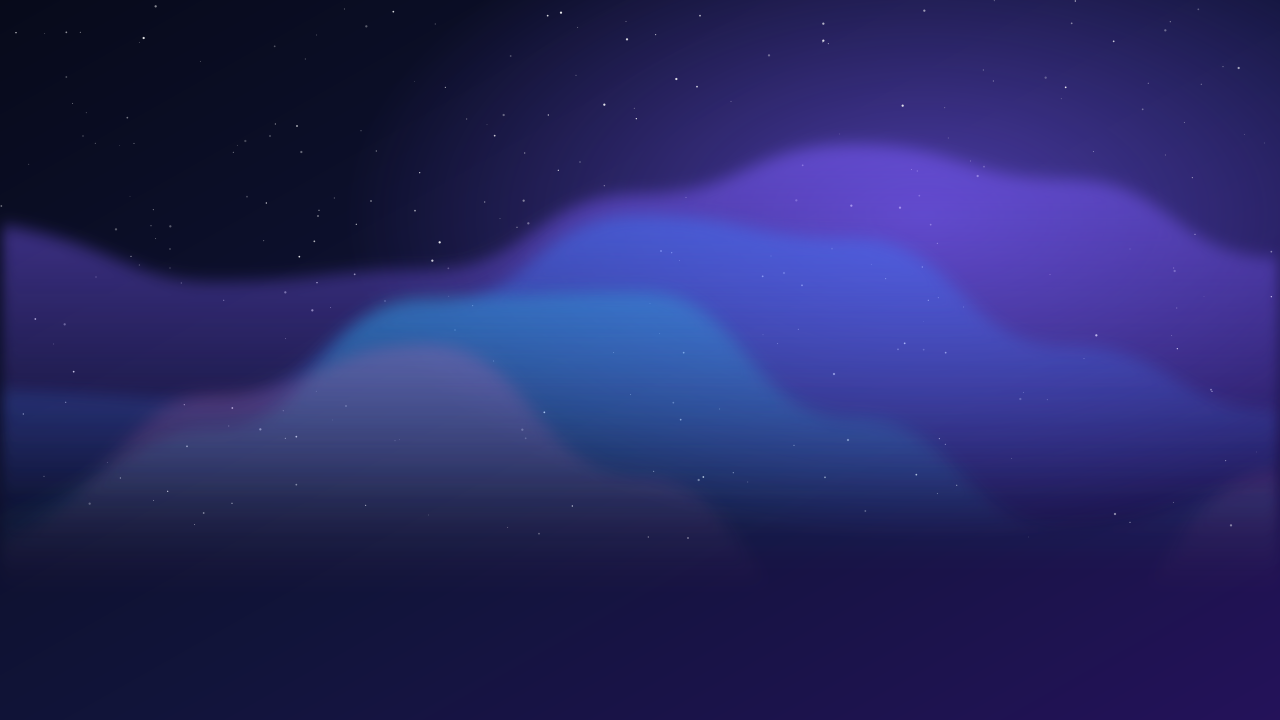
#> input picture packages/novaos-desktop/root/usr/share/wallpapers/NovaAurora/contents/images_dark/3840x2160.png, 3840 x 2160 px (shown at 1/3 size)
$ python generate_glass.py
#> lines starting #> are read from the running program, lines starting #| are printed output that depends on the picture
#!/usr/bin/env python3
"""Glass design artwork of NovaOS (PC): login background and the glow of the boot screen.

Derived from the NovaAurora wallpaper; run from the repository root:
    python3 artwork/generate_glass.py
"""
import math
import os

from PIL import Image, ImageDraw, ImageFilter

ROOT = os.path.dirname(os.path.dirname(os.path.abspath(__file__)))
DESK = os.path.join(ROOT, "packages", "novaos-desktop", "root", "usr", "share")
WALL = os.path.join(DESK, "wallpapers", "NovaAurora", "contents", "images_dark", "3840x2160.png")


def login_background() -> None:
    """The wallpaper, softly blurred and a little darker towards the edges: a calm
    background for the glass login card (SDDM) - 2560x1440 JPEG."""
    im = Image.open(WALL).convert("RGB").resize((2560, 1440), Image.LANCZOS)
    im = im.filter(ImageFilter.GaussianBlur(26))
    w, h = im.size
#> w = 2560; h = 1440
    shade = Image.new("L", (w, h), 0)
#> shade: PIL image 2560x1440 L; every value is 0
    d = ImageDraw.Draw(shade)
    # vignette: darker at the edges, untouched in the middle
    for i in range(60):
        a = int(150 * (i / 60) ** 2)
        inset_x, inset_y = int(w * 0.5 * (1 - i / 60)), int(h * 0.5 * (1 - i / 60))
        d.rectangle((0, 0, w, h), outline=None)
        d.ellipse((w / 2 - inset_x * 1.6, h / 2 - inset_y * 1.6, w / 2 + inset_x * 1.6, h / 2 + inset_y * 1.6),
                  outline=a, width=max(1, int(w / 90)))
    shade = shade.filter(ImageFilter.GaussianBlur(60))
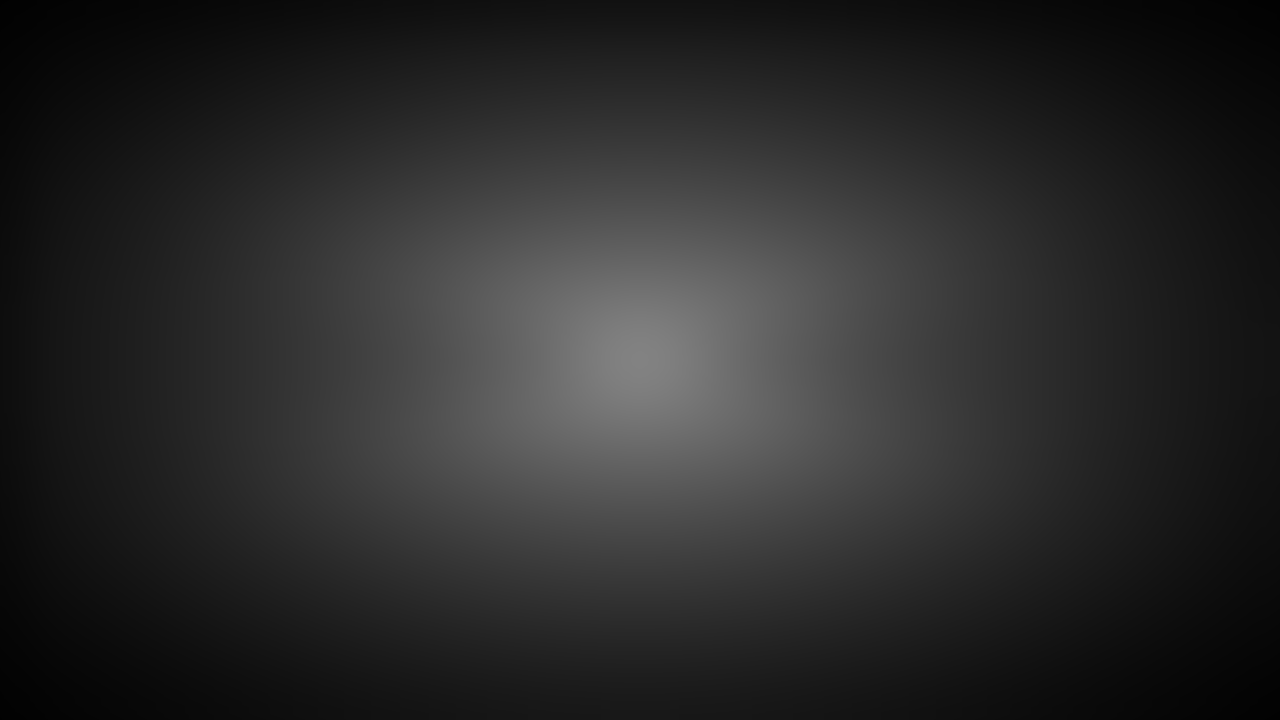
#> shade: PIL image 2560x1440 L (shown at 1/2 size); min 1, max 130, mean 42
    dark = Image.new("RGB", (w, h), (6, 8, 22))
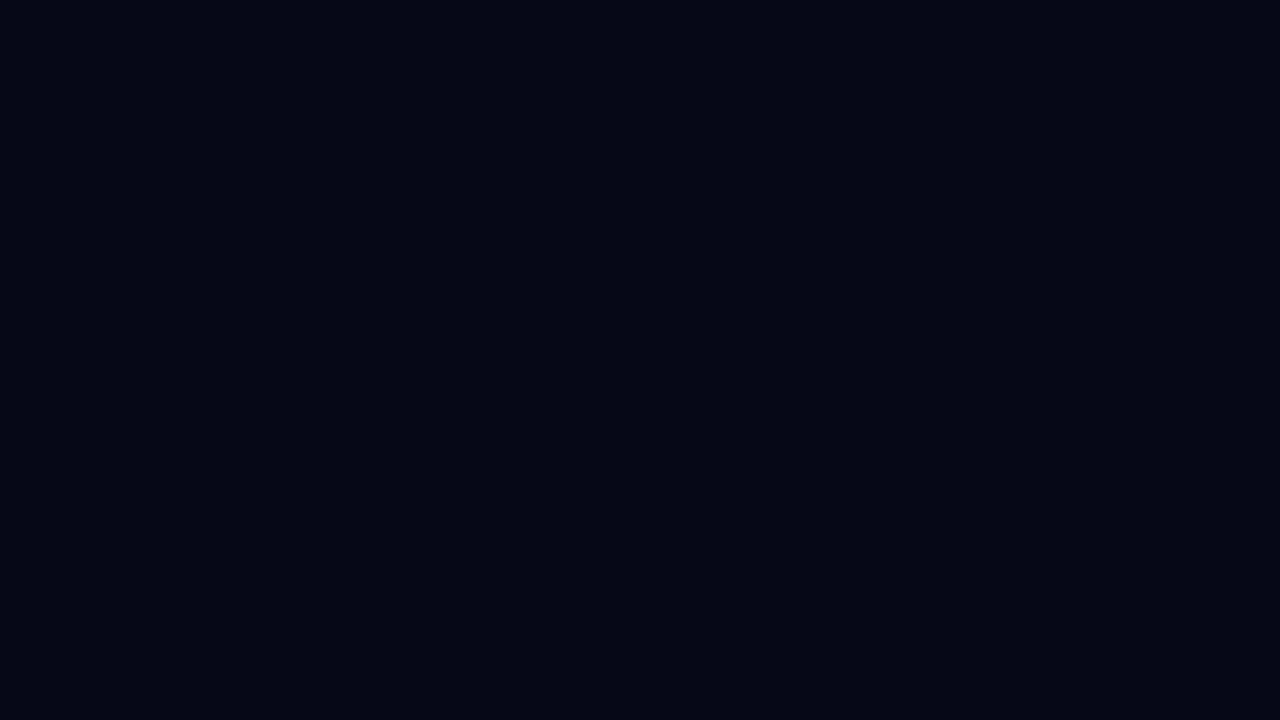
#> dark: PIL image 2560x1440 RGB (shown at 1/2 size); mean R, G, B 6, 8, 22
    im = Image.composite(dark, im, shade.point(lambda v: min(170, v)))
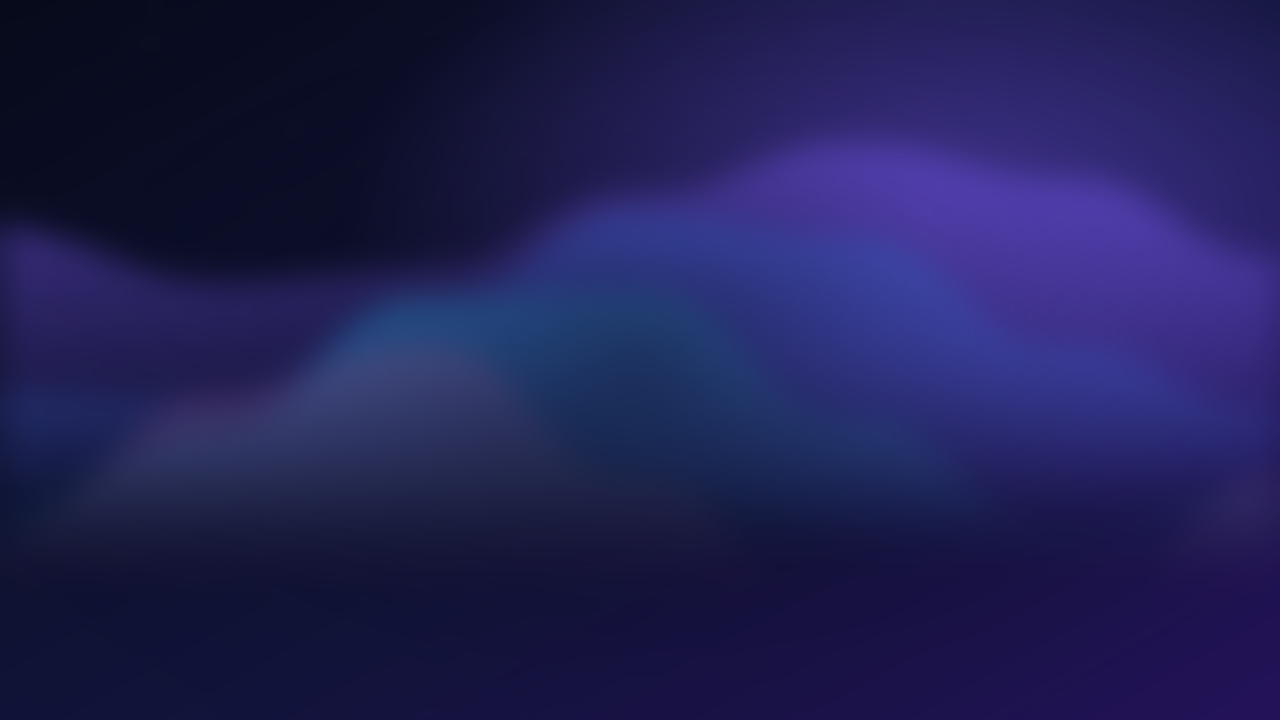
#> im: PIL image 2560x1440 RGB (shown at 1/2 size); mean R, G, B 32.4, 32, 84.6
    out = os.path.join(DESK, "novaos", "artwork", "login-background.jpg")
    im.save(out, quality=88, optimize=True, progressive=True)
    print(out, os.path.getsize(out) // 1024, "KiB")


def glow() -> None:
    """Soft violet-blue light behind the logo on the boot screen (Plymouth)."""
    size = 420
    im = Image.new("RGBA", (size, size), (0, 0, 0, 0))
#> im: PIL image 420x420 RGBA; every value is 0
    px = im.load()
    c = size / 2
    for y in range(size):
        for x in range(size):
            r = math.hypot(x - c, y - c) / c
            if r >= 1:
                continue
            a = (1 - r) ** 2.2
            # violet in the middle, blue towards the edge
            col = (int(124 * (1 - r) + 61 * r), int(92 * (1 - r) + 123 * r), 255)
            px[x, y] = (*col, int(150 * a))
    out = os.path.join(DESK, "plymouth", "themes", "novaos", "glow.png")
    im.save(out, optimize=True)
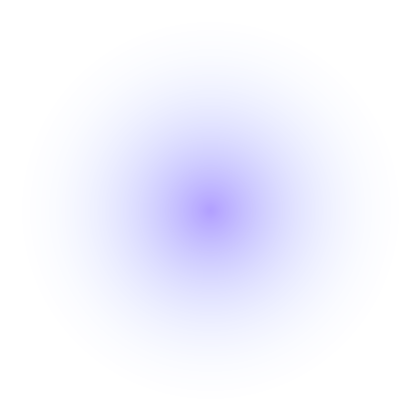
#> saved as glow.png: PIL image 420x420 RGBA; mean R, G, B, A 64, 88.1, 200.2, 17.2; transparent parts drawn white
    print(out, os.path.getsize(out) // 1024, "KiB")


if __name__ == "__main__":
    login_background()
    glow()

$ run again, with packages/novaos-2/root/usr/share/wallpapers/NovaNebula/contents/images/3840x2160.jpg saved as packages/novaos-desktop/root/usr/share/wallpapers/NovaAurora/contents/images_dark/3840x2160.png
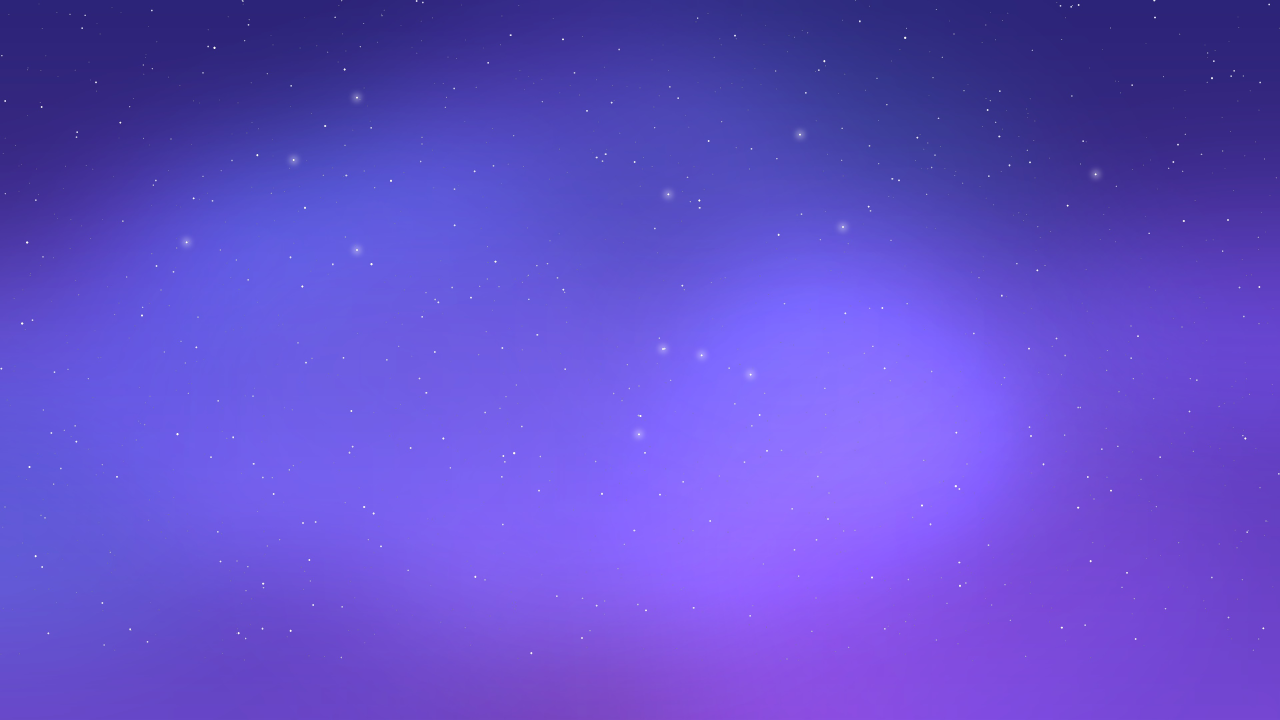
#> input picture packages/novaos-2/root/usr/share/wallpapers/NovaNebula/contents/images/3840x2160.jpg, 3840 x 2160 px (shown at 1/3 size)
#> in login_background, `im = Image.composite(dark, im, shade.point(lambda v: min(170, v)))`:
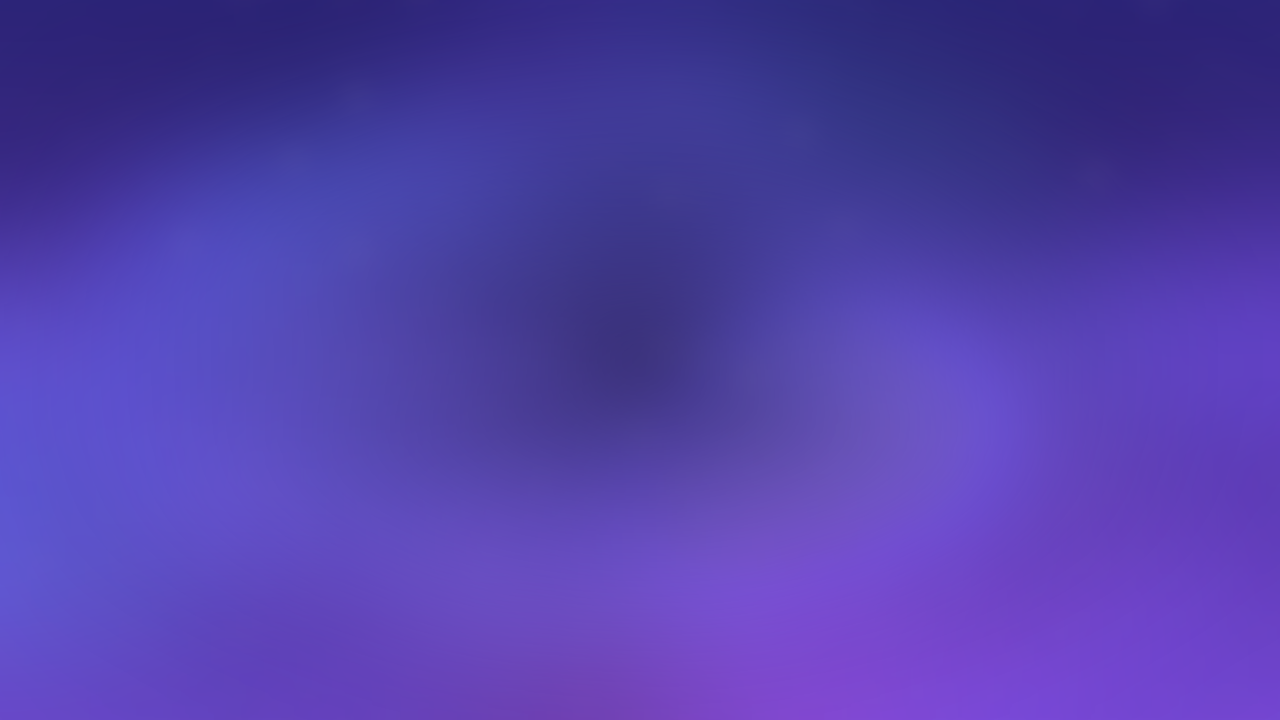
#> im: PIL image 2560x1440 RGB (shown at 1/2 size); mean R, G, B 82.2, 63.8, 170.4
